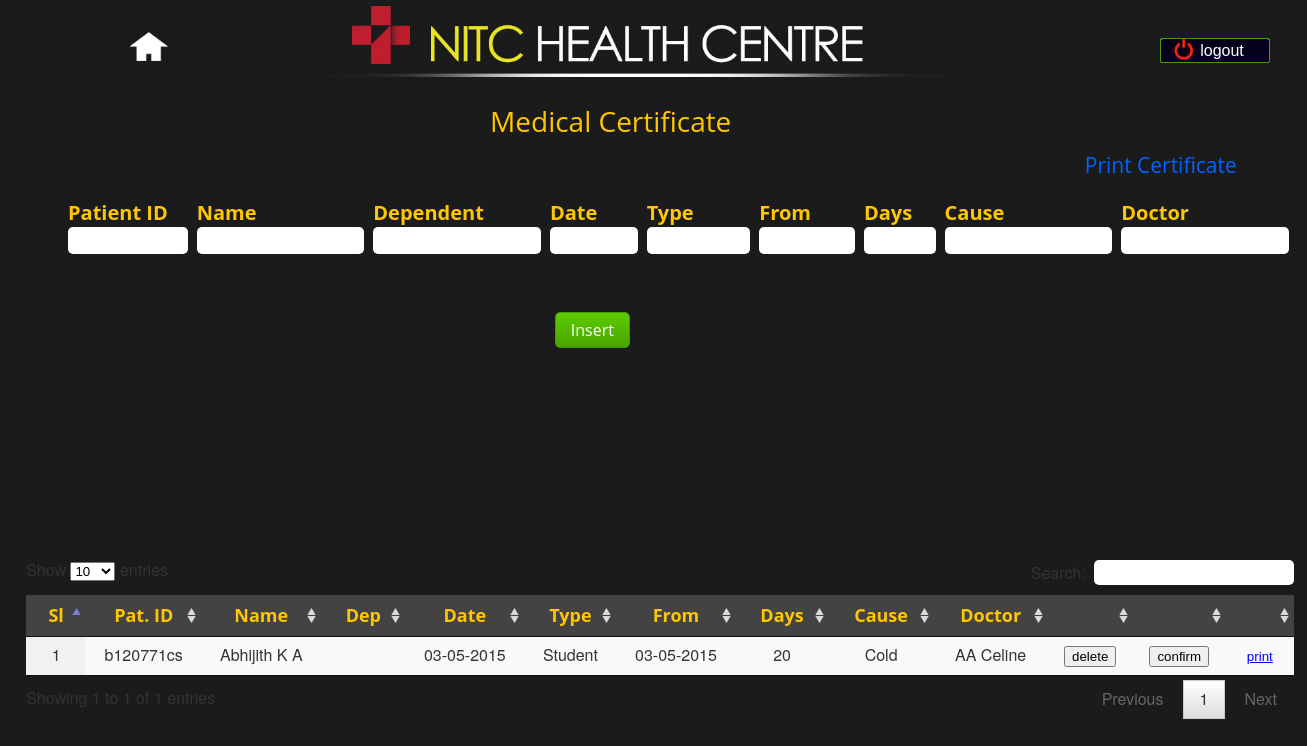
The app's page /features/issue_medical_certificate.php (signed in) with its own data.
### tables this page shows
CREATE TABLE IF NOT EXISTS `Temp_Medical_Certificate` (
  `CftNo` int(15) NOT NULL,
  `IssueDate` date NOT NULL,
  `Name` varchar(255) NOT NULL,
  `PatientType` varchar(255) NOT NULL DEFAULT 'Student',
  `RollNo` varchar(255) NOT NULL,
  `Dependent` varchar(255) NOT NULL,
  `FromDate` date NOT NULL,
  `NoOfDays` int(4) NOT NULL,
  `Cause` varchar(1000) NOT NULL,
  `Doctor` varchar(255) NOT NULL,
  PRIMARY KEY (`CftNo`)
);

### features/issue_medical_certificate.php (the view, shortened to what this page needs)
<?php
include ('../lib/configure.php');
	?>
<!doctype html>
<html>
<head>
<link href="../css/medical_certificate.css" rel="stylesheet" type="text/css">
<link rel="stylesheet" href="../jQueryAssets/js_css/jquery-ui.css"/>
<link href="../jQueryAssets/datepicker/jquery.ui.core.min.css" rel="stylesheet" type="text/css">
<link href="../jQueryAssets/datepicker/jquery.ui.theme.min.css" rel="stylesheet" type="text/css">
<link href="../jQueryAssets/datepicker/jquery.ui.datepicker.min.css" rel="stylesheet" type="text/css">
<link href="../jQueryAssets/datatables/css/jquery.dataTables.css" rel="stylesheet" type="text/css">
<link rel="stylesheet" type="text/css" href="../jQueryAssets/datatables/css/shCore.css">
<link rel="stylesheet" type="text/css" href="../jQueryAssets/datatables/css/demo.css">
</head>
</head>
<body>
<input type="button" class="home" value="" onClick="location.href='../home.php'">
<input type="button" class="logout" value="logout" onClick="location.href='../lib/logout.php'">
<div id="table1">
<br/>
<span style="position:relative;left:400px">Medical Certificate</span>
<div id="insert_table">
<form action="" method="post">
    <table cellspacing=7>
	<thead>
		<tr>
		<th>Patient ID</th>
		<th>Name</th>
		<th>Dependent</th>
		<th>Date</th>
		<th>Type</th>
		<th>From</th>
		<th>Days</th>
		<th>Cause</th>
		<th>Doctor</th>
		</tr>
	</thead>
	<tbody>
	<tr>
		<td><input type="text" name="RollNo" size="12" onchange="get_patient_by_id()"></td>
		<td><input type="text" name="Name" size="18"></td>
		<td><input type="text" name="Dependent" size="18" onchange="get_patient_by_dependent()"></td>
		<td><input type="text" class='Datepicker' name="IssueDate" size="8" maxlength="10"></td>
		<td><input type="text" name="Type" size="10"></td>
		<td><input type="text" class='Datepicker' name="From"  size="9" maxlength="10"></td>
		<td><input type="text" name="Days" size="6"></td>
		<td><input type="text" name="Cause" size="18"></td>
		<td><input type="text" name="Doctor" size="18"></td>
	</tr>
	</tbody>
	</table>
	<th><input type="submit" name="insert" value="Insert" class="button" style="position:relative;left:40%;top:50px" ></th>
</form>
</div>
</div>
<a id="pdf_link" href="med_cft_pdf.php" target="_blank">Print Certificate</a>
<div id="datatable1">
<table id="data" class="display">
	<thead>
		<tr id="datatable2">
			<th>Sl</th>
			<th>Pat. ID</th>
			<th>Name</th>
			<th>Dep</th>
			<th>Date</th>
			<th>Type</th>
			<th>From</th>
			<th>Days</th>
			<th>Cause</th>
			<th>Doctor</th>
			<th></th>
			<th></th>
			<th></th>
		</tr>
	</thead>
	<tbody>
		<?php
			$result = mysqli_query($conn, "SELECT * from Temp_Medical_Certificate");
			while($row = mysqli_fetch_array($result)) {
		?>
		<tr>
			<form action="med_cft_pdf.php" method="post" target="_blank">
				<td><center><input type="hidden" name="SlNo" value="<?php echo $row['CftNo'];?>"><?php echo $row['CftNo'];?></center></td>
				<td><center><input type="hidden" name="RollNo" value="<?php echo $row['RollNo'];?>"><?php echo $row['RollNo'];?></center></td>
				<td><center><input type="hidden" name="Name" value="<?php echo $row['Name'];?>"><?php echo $row['Name'];?></center></td>
				<td><center><input type="hidden" name="Dependent" value="<?php echo $row['Dependent'];?>"><?php echo $row['Dependent'];?></center></td>
				<td><center><input type="hidden" name="IssueDate" value="<?php echo date("d-m-Y",strtotime($row['IssueDate']));?>"><?php echo date("d-m-Y",strtotime($row['IssueDate']));?></center></td>
				<td><center><input type="hidden" name="PatientType" value="<?php echo $row['PatientType'];?>"><?php echo $row['PatientType'];?></center></td>
				<td><center><input type="hidden" name="FromDate" value="<?php echo date("d-m-Y",strtotime($row['FromDate']));?>"><?php echo date("d-m-Y",strtotime($row['FromDate']));?></center></td>
				<td><center><input type="hidden" name="NoOfDays" value="<?php echo $row['NoOfDays'];?>"><?php echo $row['NoOfDays'];?></center></td>
				<td><center><input type="hidden" name="Cause" value="<?php echo $row['Cause'];?>"><?php echo $row['Cause'];?></center></td>
				<td><center><input type="hidden" name="Doctor" value="<?php echo $row['Doctor'];?>"><?php echo $row['Doctor'];?></center></td>
				<td><center><input type="submit" name="delete" value="delete" onclick='this.form.target="";this.form.action="";'></center></td>
				<td><center><input type="submit" name="confirm" value="confirm" onclick='this.form.target="";this.form.action=""'></center></td>
				<td><center><input type="submit" name="print" value="print" id="print_btn"></center></td>
			</form>
		</tr>
		<?php } ?>
	</tbody>
</div>
</body>
</html>

### css/medical_certificate.css (style rules this page uses)
body,html { background-image: url(../images/background.jpg); -webkit-background-size: cover; -moz-background-size: cover; -o-background-size: cover; background-size: cover; background-repeat:no-repeat; background-color:#1b1b1b; }
.display thead { background-color:#434343; }
.home { background-image:url(../images/home.png); -webkit-background-size: cover; -moz-background-size: cover; -o-background-size: cover; background-size: cover; position: absolute; left: 130px; top: 31px; width: 39px; height: 30px; border:0; z-index: 59; }
#table1 { font-family: 'Open Sans', sans-serif; font-size: 28px; color: rgb(255, 198, 2); line-height: 0.5; text-align: left; position: absolute; left: 90px; top: 100px; z-index: 2; }
#table1 form { position:absolute; top: 100px; left: -30px; font-size:20px; }
#datatable1 { position: absolute; top: 70%; width:97%; font-size:16px; margin-left:2%; }
#datatable2 { font-family: 'Open Sans', sans-serif; font-size: 18px; color: rgb(255, 198, 2); }
.logout { background-image: url(../images/logout.jpg); -webkit-background-size: cover; -moz-background-size: cover; -o-background-size: cover; background-size: cover; width:110px; height:25px; position:absolute; top: 38px; left: 1160px; color: #fff; text-align:center; font-size:16px; padding: 0px 0px 0px 14px; border-radius: 2px; -moz-border-radius: 2px; -webkit-border-radius: 2px; border: 1px solid #459A00; }
input[type="text"] { font-family: 'Open Sans', sans-serif; color: #000; height: 25px; padding-left:0.5em; outline: none; border: initial; border-radius: 5px; }
.button { font-size: 8px; background: #5CCD00; background: -moz-linear-gradient(top,#5CCD00 0%,#4AA400 100%); background: -webkit-gradient(linear,left top,left bottom,color-stop(0%,#5CCD00),color-stop(100%,#4AA400)); background: -webkit-linear-gradient(top,#5CCD00 0%,#4AA400 100%); background: -o-linear-gradient(top,#5CCD00 0%,#4AA400 100%); background: -ms-linear-gradient(top,#5CCD00 0%,#4AA400 100%); background: linear-gradient(top,#5CCD00 0%,#4AA400 100%); filter: progid: DXImageTransform.Microsoft.gradient( startColorstr='#5CCD00', endColorstr='#4AA400',GradientType=0); padding: 6px 15px; color: #fff; font-family: 'Open Sans', sans-serif; font-size: 16px; border-radius: 5px; -moz-border-radius: 5px; -webkit-border-radius: 5px; border: 1px solid #459A00; }
#pdf_link { font-family: 'Open Sans', sans-serif; font-size: 21px; color:#0064FF; line-height: 0.5; text-align: left; position: absolute; left: 83%; top: 20%; }
#print_btn { background-color: transparent; text-decoration: underline; border: none; color: blue; cursor: pointer; }

### records on screen
temp_medical_certificate: CftNo "1", RollNo "b120771cs", Name "Abhijith K A", IssueDate "03-05-2015", PatientType "Student", FromDate "03-05-2015", NoOfDays "20", Cause "Cold", Doctor "AA Celine"
